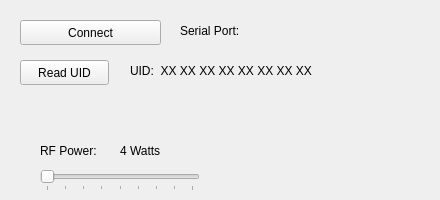
        <widget class="QWidget" name="Settings">
         <attribute name="title">
          <string>Settings</string>
         </attribute>
         <widget class="QLabel" name="PORT">
          <property name="geometry">
           <rect>
            <x>180</x>
            <y>20</y>
            <width>241</width>
            <height>21</height>
           </rect>
          </property>
          <property name="text">
           <string>Serial Port:</string>
          </property>
         </widget>
         <widget class="QSlider" name="rf_power">
          <property name="geometry">
           <rect>
            <x>40</x>
            <y>170</y>
            <width>160</width>
            <height>21</height>
           </rect>
          </property>
          <property name="minimum">
           <number>4</number>
          </property>
          <property name="maximum">
           <number>12</number>
          </property>
          <property name="value">
           <number>4</number>
          </property>
          <property name="sliderPosition">
           <number>4</number>
          </property>
          <property name="orientation">
           <enum>Qt::Horizontal</enum>
          </property>
          <property name="invertedAppearance">
           <bool>false</bool>
          </property>
          <property name="invertedControls">
           <bool>false</bool>
          </property>
          <property name="tickPosition">
           <enum>QSlider::TicksBelow</enum>
          </property>
          <property name="tickInterval">
           <number>1</number>
          </property>
         </widget>
         <widget class="QLabel" name="label_8">
          <property name="geometry">
           <rect>
            <x>40</x>
            <y>140</y>
            <width>91</width>
            <height>21</height>
           </rect>
          </property>
          <property name="text">
           <string>RF Power:</string>
          </property>
         </widget>
         <widget class="QPushButton" name="connect_button">
          <property name="geometry">
           <rect>
            <x>20</x>
            <y>20</y>
            <width>141</width>
            <height>25</height>
           </rect>
          </property>
          <property name="text">
           <string>Connect</string>
          </property>
         </widget>
         <widget class="QLabel" name="UID">
          <property name="geometry">
           <rect>
            <x>130</x>
            <y>60</y>
            <width>301</width>
            <height>21</height>
           </rect>
          </property>
          <property name="text">
           <string>UID:  XX XX XX XX XX XX XX XX</string>
          </property>
         </widget>
         <widget class="QLabel" name="rf_power_text">
          <property name="geometry">
           <rect>
            <x>120</x>
            <y>140</y>
            <width>67</width>
            <height>21</height>
           </rect>
          </property>
          <property name="text">
           <string>4 Watts</string>
          </property>
         </widget>
         <widget class="QPushButton" name="read_uuid">
          <property name="geometry">
           <rect>
            <x>20</x>
            <y>60</y>
            <width>89</width>
            <height>25</height>
           </rect>
          </property>
          <property name="text">
           <string>Read UID</string>
          </property>
         </widget>
        </widget>
